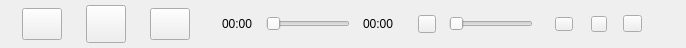
    <widget class="QWidget" name="footer" native="true">
     <property name="sizePolicy">
      <sizepolicy hsizetype="Preferred" vsizetype="Fixed">
       <horstretch>0</horstretch>
       <verstretch>0</verstretch>
      </sizepolicy>
     </property>
     <property name="minimumSize">
      <size>
       <width>0</width>
       <height>48</height>
      </size>
     </property>
     <property name="maximumSize">
      <size>
       <width>16777215</width>
       <height>48</height>
      </size>
     </property>
     <layout class="QHBoxLayout" name="horizontalLayout_2">
      <property name="spacing">
       <number>0</number>
      </property>
      <property name="leftMargin">
       <number>22</number>
      </property>
      <property name="topMargin">
       <number>0</number>
      </property>
      <property name="rightMargin">
       <number>14</number>
      </property>
      <property name="bottomMargin">
       <number>0</number>
      </property>
      <item>
       <widget class="QPushButton" name="btn_previous">
        <property name="sizePolicy">
         <sizepolicy hsizetype="Minimum" vsizetype="Fixed">
          <horstretch>0</horstretch>
          <verstretch>0</verstretch>
         </sizepolicy>
        </property>
        <property name="minimumSize">
         <size>
          <width>32</width>
          <height>32</height>
         </size>
        </property>
        <property name="text">
         <string/>
        </property>
       </widget>
      </item>
      <item>
       <spacer name="horizontalSpacer_2">
        <property name="orientation">
         <enum>Qt::Horizontal</enum>
        </property>
        <property name="sizeType">
         <enum>QSizePolicy::Fixed</enum>
        </property>
        <property name="sizeHint" stdset="0">
         <size>
          <width>24</width>
          <height>20</height>
         </size>
        </property>
       </spacer>
      </item>
      <item>
       <widget class="QPushButton" name="btn_start">
        <property name="sizePolicy">
         <sizepolicy hsizetype="Minimum" vsizetype="Fixed">
          <horstretch>0</horstretch>
          <verstretch>0</verstretch>
         </sizepolicy>
        </property>
        <property name="minimumSize">
         <size>
          <width>38</width>
          <height>38</height>
         </size>
        </property>
        <property name="text">
         <string/>
        </property>
       </widget>
      </item>
      <item>
       <spacer name="horizontalSpacer_3">
        <property name="orientation">
         <enum>Qt::Horizontal</enum>
        </property>
        <property name="sizeType">
         <enum>QSizePolicy::Fixed</enum>
        </property>
        <property name="sizeHint" stdset="0">
         <size>
          <width>24</width>
          <height>20</height>
         </size>
        </property>
       </spacer>
      </item>
      <item>
       <widget class="QPushButton" name="btn_next">
        <property name="sizePolicy">
         <sizepolicy hsizetype="Minimum" vsizetype="Fixed">
          <horstretch>0</horstretch>
          <verstretch>0</verstretch>
         </sizepolicy>
        </property>
        <property name="minimumSize">
         <size>
          <width>32</width>
          <height>32</height>
         </size>
        </property>
        <property name="text">
         <string/>
        </property>
       </widget>
      </item>
      <item>
       <spacer name="horizontalSpacer_4">
        <property name="orientation">
         <enum>Qt::Horizontal</enum>
        </property>
        <property name="sizeType">
         <enum>QSizePolicy::Fixed</enum>
        </property>
        <property name="sizeHint" stdset="0">
         <size>
          <width>32</width>
          <height>20</height>
         </size>
        </property>
       </spacer>
      </item>
      <item>
       <widget class="QLabel" name="label_pos">
        <property name="text">
         <string>00:00</string>
        </property>
       </widget>
      </item>
      <item>
       <spacer name="horizontalSpacer_5">
        <property name="orientation">
         <enum>Qt::Horizontal</enum>
        </property>
        <property name="sizeType">
         <enum>QSizePolicy::Fixed</enum>
        </property>
        <property name="sizeHint" stdset="0">
         <size>
          <width>13</width>
          <height>20</height>
         </size>
        </property>
       </spacer>
      </item>
      <item>
       <widget class="QSlider" name="slider_progress">
        <property name="cursor">
         <cursorShape>PointingHandCursor</cursorShape>
        </property>
        <property name="orientation">
         <enum>Qt::Horizontal</enum>
        </property>
       </widget>
      </item>
      <item>
       <spacer name="horizontalSpacer_6">
        <property name="orientation">
         <enum>Qt::Horizontal</enum>
        </property>
        <property name="sizeType">
         <enum>QSizePolicy::Fixed</enum>
        </property>
        <property name="sizeHint" stdset="0">
         <size>
          <width>13</width>
          <height>20</height>
         </size>
        </property>
       </spacer>
      </item>
      <item>
       <widget class="QLabel" name="label_duration">
        <property name="text">
         <string>00:00</string>
        </property>
       </widget>
      </item>
      <item>
       <spacer name="horizontalSpacer_7">
        <property name="orientation">
         <enum>Qt::Horizontal</enum>
        </property>
        <property name="sizeType">
         <enum>QSizePolicy::Fixed</enum>
        </property>
        <property name="sizeHint" stdset="0">
         <size>
          <width>24</width>
          <height>20</height>
         </size>
        </property>
       </spacer>
      </item>
      <item>
       <widget class="QPushButton" name="btn_mute">
        <property name="sizePolicy">
         <sizepolicy hsizetype="Fixed" vsizetype="Fixed">
          <horstretch>0</horstretch>
          <verstretch>0</verstretch>
         </sizepolicy>
        </property>
        <property name="minimumSize">
         <size>
          <width>18</width>
          <height>18</height>
         </size>
        </property>
        <property name="maximumSize">
         <size>
          <width>18</width>
          <height>18</height>
         </size>
        </property>
        <property name="text">
         <string/>
        </property>
       </widget>
      </item>
      <item>
       <spacer name="horizontalSpacer_8">
        <property name="orientation">
         <enum>Qt::Horizontal</enum>
        </property>
        <property name="sizeType">
         <enum>QSizePolicy::Fixed</enum>
        </property>
        <property name="sizeHint" stdset="0">
         <size>
          <width>13</width>
          <height>13</height>
         </size>
        </property>
       </spacer>
      </item>
      <item>
       <widget class="QSlider" name="slider_volume">
        <property name="sizePolicy">
         <sizepolicy hsizetype="Fixed" vsizetype="Fixed">
          <horstretch>0</horstretch>
          <verstretch>0</verstretch>
         </sizepolicy>
        </property>
        <property name="maximum">
         <number>100</number>
        </property>
        <property name="orientation">
         <enum>Qt::Horizontal</enum>
        </property>
       </widget>
      </item>
      <item>
       <spacer name="horizontalSpacer_9">
        <property name="orientation">
         <enum>Qt::Horizontal</enum>
        </property>
        <property name="sizeType">
         <enum>QSizePolicy::Fixed</enum>
        </property>
        <property name="sizeHint" stdset="0">
         <size>
          <width>22</width>
          <height>20</height>
         </size>
        </property>
       </spacer>
      </item>
      <item>
       <widget class="QPushButton" name="btn_play_mode">
        <property name="sizePolicy">
         <sizepolicy hsizetype="Fixed" vsizetype="Fixed">
          <horstretch>0</horstretch>
          <verstretch>0</verstretch>
         </sizepolicy>
        </property>
        <property name="minimumSize">
         <size>
          <width>18</width>
          <height>14</height>
         </size>
        </property>
        <property name="maximumSize">
         <size>
          <width>18</width>
          <height>14</height>
         </size>
        </property>
        <property name="text">
         <string/>
        </property>
       </widget>
      </item>
      <item>
       <spacer name="horizontalSpacer_10">
        <property name="orientation">
         <enum>Qt::Horizontal</enum>
        </property>
        <property name="sizeType">
         <enum>QSizePolicy::Fixed</enum>
        </property>
        <property name="sizeHint" stdset="0">
         <size>
          <width>18</width>
          <height>20</height>
         </size>
        </property>
       </spacer>
      </item>
      <item>
       <widget class="QPushButton" name="btn_desktop_lyric">
        <property name="sizePolicy">
         <sizepolicy hsizetype="Fixed" vsizetype="Fixed">
          <horstretch>0</horstretch>
          <verstretch>0</verstretch>
         </sizepolicy>
        </property>
        <property name="minimumSize">
         <size>
          <width>16</width>
          <height>16</height>
         </size>
        </property>
        <property name="maximumSize">
         <size>
          <width>16</width>
          <height>16</height>
         </size>
        </property>
        <property name="text">
         <string/>
        </property>
       </widget>
      </item>
      <item>
       <spacer name="horizontalSpacer_11">
        <property name="orientation">
         <enum>Qt::Horizontal</enum>
        </property>
        <property name="sizeType">
         <enum>QSizePolicy::Fixed</enum>
        </property>
        <property name="sizeHint" stdset="0">
         <size>
          <width>16</width>
          <height>20</height>
         </size>
        </property>
       </spacer>
      </item>
      <item>
       <widget class="QPushButton" name="btn_play_list">
        <property name="sizePolicy">
         <sizepolicy hsizetype="Fixed" vsizetype="Fixed">
          <horstretch>0</horstretch>
          <verstretch>0</verstretch>
         </sizepolicy>
        </property>
        <property name="minimumSize">
         <size>
          <width>19</width>
          <height>17</height>
         </size>
        </property>
        <property name="maximumSize">
         <size>
          <width>19</width>
          <height>17</height>
         </size>
        </property>
        <property name="text">
         <string/>
        </property>
       </widget>
      </item>
      <item>
       <widget class="QLabel" name="label_play_count">
        <property name="sizePolicy">
         <sizepolicy hsizetype="Fixed" vsizetype="Fixed">
          <horstretch>0</horstretch>
          <verstretch>0</verstretch>
         </sizepolicy>
        </property>
        <property name="minimumSize">
         <size>
          <width>30</width>
          <height>16</height>
         </size>
        </property>
        <property name="maximumSize">
         <size>
          <width>30</width>
          <height>16</height>
         </size>
        </property>
        <property name="text">
         <string/>
        </property>
       </widget>
      </item>
     </layout>
    </widget>
